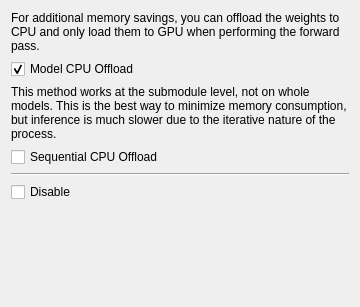
                    <widget class="QWidget" name="cpu_offload_item">
                     <property name="geometry">
                      <rect>
                       <x>0</x>
                       <y>0</y>
                       <width>360</width>
                       <height>307</height>
                      </rect>
                     </property>
                     <attribute name="label">
                      <string>CPU Offload</string>
                     </attribute>
                     <layout class="QVBoxLayout" name="verticalLayout_25">
                      <item>
                       <widget class="QLabel" name="label_2">
                        <property name="sizePolicy">
                         <sizepolicy hsizetype="Preferred" vsizetype="Minimum">
                          <horstretch>0</horstretch>
                          <verstretch>0</verstretch>
                         </sizepolicy>
                        </property>
                        <property name="text">
                         <string>For additional memory savings, you can offload the weights to CPU and only load them to GPU when performing the forward pass.</string>
                        </property>
                        <property name="alignment">
                         <set>Qt::AlignLeading|Qt::AlignLeft|Qt::AlignTop</set>
                        </property>
                        <property name="wordWrap">
                         <bool>true</bool>
                        </property>
                       </widget>
                      </item>
                      <item>
                       <widget class="QCheckBox" name="model_cpu_offload_checkbox">
                        <property name="text">
                         <string>Model CPU Offload</string>
                        </property>
                        <property name="checked">
                         <bool>true</bool>
                        </property>
                       </widget>
                      </item>
                      <item>
                       <widget class="QLabel" name="label_17">
                        <property name="sizePolicy">
                         <sizepolicy hsizetype="Preferred" vsizetype="Minimum">
                          <horstretch>0</horstretch>
                          <verstretch>0</verstretch>
                         </sizepolicy>
                        </property>
                        <property name="text">
                         <string>This method works at the submodule level, not on whole models. This is the best way to minimize memory consumption, but inference is much slower due to the iterative nature of the process.</string>
                        </property>
                        <property name="alignment">
                         <set>Qt::AlignLeading|Qt::AlignLeft|Qt::AlignTop</set>
                        </property>
                        <property name="wordWrap">
                         <bool>true</bool>
                        </property>
                       </widget>
                      </item>
                      <item>
                       <widget class="QCheckBox" name="sequential_cpu_offload_checkbox">
                        <property name="text">
                         <string>Sequential CPU Offload</string>
                        </property>
                       </widget>
                      </item>
                      <item>
                       <widget class="Line" name="line">
                        <property name="orientation">
                         <enum>Qt::Horizontal</enum>
                        </property>
                       </widget>
                      </item>
                      <item>
                       <widget class="QCheckBox" name="cpu_offload_disable">
                        <property name="text">
                         <string>Disable</string>
                        </property>
                        <property name="checked">
                         <bool>false</bool>
                        </property>
                       </widget>
                      </item>
                      <item>
                       <spacer name="verticalSpacer">
                        <property name="orientation">
                         <enum>Qt::Vertical</enum>
                        </property>
                        <property name="sizeHint" stdset="0">
                         <size>
                          <width>20</width>
                          <height>40</height>
                         </size>
                        </property>
                       </spacer>
                      </item>
                     </layout>
                    </widget>
